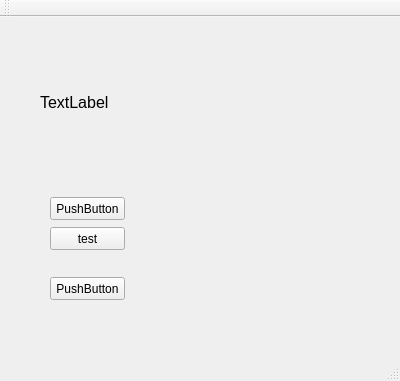
<?xml version="1.0" encoding="UTF-8"?>
<ui version="4.0">
 <class>MainWindow</class>
 <widget class="QMainWindow" name="MainWindow">
  <property name="geometry">
   <rect>
    <x>0</x>
    <y>0</y>
    <width>400</width>
    <height>381</height>
   </rect>
  </property>
  <property name="windowTitle">
   <string>MainWindow</string>
  </property>
  <widget class="QWidget" name="centralWidget">
   <widget class="QLabel" name="label">
    <property name="geometry">
     <rect>
      <x>40</x>
      <y>30</y>
      <width>291</width>
      <height>111</height>
     </rect>
    </property>
    <property name="font">
     <font>
      <family>Arial</family>
      <pointsize>12</pointsize>
      <weight>50</weight>
      <bold>false</bold>
     </font>
    </property>
    <property name="text">
     <string>TextLabel</string>
    </property>
   </widget>
   <widget class="QPushButton" name="pushButton">
    <property name="geometry">
     <rect>
      <x>50</x>
      <y>180</y>
      <width>75</width>
      <height>23</height>
     </rect>
    </property>
    <property name="text">
     <string>PushButton</string>
    </property>
   </widget>
   <widget class="QPushButton" name="pushButton_2">
    <property name="geometry">
     <rect>
      <x>50</x>
      <y>210</y>
      <width>75</width>
      <height>23</height>
     </rect>
    </property>
    <property name="text">
     <string>test</string>
    </property>
   </widget>
   <widget class="QPushButton" name="pushButton_3">
    <property name="geometry">
     <rect>
      <x>50</x>
      <y>260</y>
      <width>75</width>
      <height>23</height>
     </rect>
    </property>
    <property name="text">
     <string>PushButton</string>
    </property>
   </widget>
  </widget>
  <widget class="QMenuBar" name="menuBar">
   <property name="geometry">
    <rect>
     <x>0</x>
     <y>0</y>
     <width>400</width>
     <height>23</height>
    </rect>
   </property>
  </widget>
  <widget class="QToolBar" name="mainToolBar">
   <attribute name="toolBarArea">
    <enum>TopToolBarArea</enum>
   </attribute>
   <attribute name="toolBarBreak">
    <bool>false</bool>
   </attribute>
  </widget>
  <widget class="QStatusBar" name="statusBar"/>
 </widget>
 <layoutdefault spacing="6" margin="11"/>
 <resources/>
 <connections/>
</ui>
